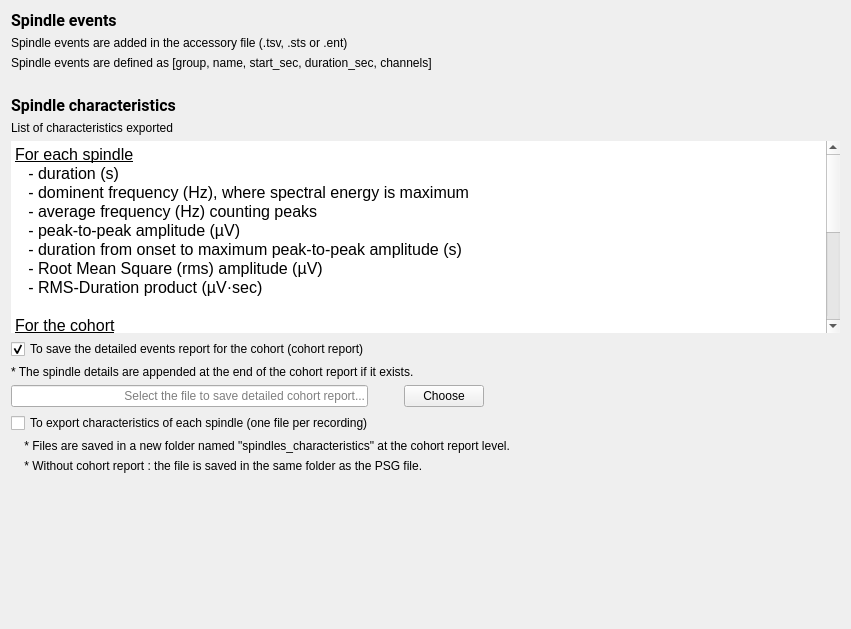
<?xml version="1.0" encoding="UTF-8"?>
<ui version="4.0">
 <class>OutputFilesStep</class>
 <widget class="QWidget" name="OutputFilesStep">
  <property name="geometry">
   <rect>
    <x>0</x>
    <y>0</y>
    <width>851</width>
    <height>629</height>
   </rect>
  </property>
  <property name="windowTitle">
   <string/>
  </property>
  <property name="styleSheet">
   <string notr="true">font: 12pt &quot;Roboto&quot;;</string>
  </property>
  <layout class="QHBoxLayout" name="horizontalLayout_3">
   <item>
    <layout class="QVBoxLayout" name="verticalLayout_2">
     <item>
      <layout class="QVBoxLayout" name="verticalLayout">
       <item>
        <widget class="QLabel" name="label_2">
         <property name="font">
          <font>
           <family>Roboto</family>
           <pointsize>12</pointsize>
           <italic>false</italic>
           <bold>false</bold>
          </font>
         </property>
         <property name="text">
          <string>&lt;html&gt;&lt;head/&gt;&lt;body&gt;&lt;p&gt;&lt;span style=&quot; font-weight:600;&quot;&gt;Spindle events&lt;/span&gt;&lt;/p&gt;&lt;/body&gt;&lt;/html&gt;</string>
         </property>
        </widget>
       </item>
       <item>
        <widget class="QLabel" name="label">
         <property name="text">
          <string>Spindle events are added in the accessory file (.tsv, .sts or .ent)</string>
         </property>
        </widget>
       </item>
       <item>
        <widget class="QLabel" name="label_3">
         <property name="text">
          <string>Spindle events are defined as [group, name, start_sec, duration_sec, channels]</string>
         </property>
        </widget>
       </item>
      </layout>
     </item>
     <item>
      <spacer name="verticalSpacer_2">
       <property name="orientation">
        <enum>Qt::Orientation::Vertical</enum>
       </property>
       <property name="sizeType">
        <enum>QSizePolicy::Policy::Fixed</enum>
       </property>
       <property name="sizeHint" stdset="0">
        <size>
         <width>20</width>
         <height>20</height>
        </size>
       </property>
      </spacer>
     </item>
     <item>
      <widget class="QLabel" name="label_4">
       <property name="font">
        <font>
         <family>Roboto</family>
         <pointsize>12</pointsize>
         <italic>false</italic>
         <bold>false</bold>
        </font>
       </property>
       <property name="text">
        <string>&lt;html&gt;&lt;head/&gt;&lt;body&gt;&lt;p&gt;&lt;span style=&quot; font-weight:600;&quot;&gt;Spindle characteristics&lt;/span&gt;&lt;/p&gt;&lt;/body&gt;&lt;/html&gt;</string>
       </property>
      </widget>
     </item>
     <item>
      <widget class="QLabel" name="label_5">
       <property name="text">
        <string>List of characteristics exported</string>
       </property>
      </widget>
     </item>
     <item>
      <widget class="QTextEdit" name="textEdit">
       <property name="sizePolicy">
        <sizepolicy hsizetype="Expanding" vsizetype="Expanding">
         <horstretch>0</horstretch>
         <verstretch>0</verstretch>
        </sizepolicy>
       </property>
       <property name="minimumSize">
        <size>
         <width>0</width>
         <height>0</height>
        </size>
       </property>
       <property name="maximumSize">
        <size>
         <width>16777215</width>
         <height>16777215</height>
        </size>
       </property>
       <property name="frameShape">
        <enum>QFrame::Shape::NoFrame</enum>
       </property>
       <property name="frameShadow">
        <enum>QFrame::Shadow::Plain</enum>
       </property>
       <property name="lineWidth">
        <number>0</number>
       </property>
       <property name="readOnly">
        <bool>true</bool>
       </property>
       <property name="html">
        <string>&lt;!DOCTYPE HTML PUBLIC &quot;-//W3C//DTD HTML 4.0//EN&quot; &quot;http://www.w3.org/TR/REC-html40/strict.dtd&quot;&gt;
&lt;html&gt;&lt;head&gt;&lt;meta name=&quot;qrichtext&quot; content=&quot;1&quot; /&gt;&lt;meta charset=&quot;utf-8&quot; /&gt;&lt;style type=&quot;text/css&quot;&gt;
p, li { white-space: pre-wrap; }
hr { height: 1px; border-width: 0; }
li.unchecked::marker { content: &quot;\2610&quot;; }
li.checked::marker { content: &quot;\2612&quot;; }
&lt;/style&gt;&lt;/head&gt;&lt;body style=&quot; font-family:'Roboto'; font-size:12pt; font-weight:400; font-style:normal;&quot;&gt;
&lt;p style=&quot; margin-top:0px; margin-bottom:0px; margin-left:0px; margin-right:0px; -qt-block-indent:0; text-indent:0px;&quot;&gt;&lt;span style=&quot; text-decoration: underline;&quot;&gt;For each spindle&lt;/span&gt;&lt;/p&gt;
&lt;p style=&quot; margin-top:0px; margin-bottom:0px; margin-left:0px; margin-right:0px; -qt-block-indent:0; text-indent:0px;&quot;&gt;   - duration (s)&lt;/p&gt;
&lt;p style=&quot; margin-top:0px; margin-bottom:0px; margin-left:0px; margin-right:0px; -qt-block-indent:0; text-indent:0px;&quot;&gt;   - dominent frequency (Hz), &lt;span style=&quot; color:#000000;&quot;&gt;where spectral energy is maximum&lt;/span&gt;&lt;/p&gt;
&lt;p style=&quot; margin-top:0px; margin-bottom:0px; margin-left:0px; margin-right:0px; -qt-block-indent:0; text-indent:0px;&quot;&gt;&lt;span style=&quot; color:#000000;&quot;&gt;   - average frequency (Hz) counting peaks&lt;/span&gt;&lt;/p&gt;
&lt;p style=&quot; margin-top:0px; margin-bottom:0px; margin-left:0px; margin-right:0px; -qt-block-indent:0; text-indent:0px;&quot;&gt;&lt;span style=&quot; color:#000000;&quot;&gt;   - peak-to-peak amplitude (µV)&lt;/span&gt;&lt;/p&gt;
&lt;p style=&quot; margin-top:0px; margin-bottom:0px; margin-left:0px; margin-right:0px; -qt-block-indent:0; text-indent:0px;&quot;&gt;&lt;span style=&quot; color:#000000;&quot;&gt;   - duration from onset to maximum peak-to-peak amplitude (s)&lt;/span&gt;&lt;/p&gt;
&lt;p style=&quot; margin-top:0px; margin-bottom:0px; margin-left:0px; margin-right:0px; -qt-block-indent:0; text-indent:0px;&quot;&gt;&lt;span style=&quot; color:#000000;&quot;&gt;   - Root Mean Square (rms) amplitude (µV)&lt;/span&gt;&lt;/p&gt;
&lt;p style=&quot; margin-top:0px; margin-bottom:0px; margin-left:0px; margin-right:0px; -qt-block-indent:0; text-indent:0px;&quot;&gt;&lt;span style=&quot; color:#000000;&quot;&gt;   - RMS-Duration product (µV·sec)&lt;/span&gt;&lt;/p&gt;
&lt;p style=&quot;-qt-paragraph-type:empty; margin-top:0px; margin-bottom:0px; margin-left:0px; margin-right:0px; -qt-block-indent:0; text-indent:0px; color:#000000;&quot;&gt;&lt;br /&gt;&lt;/p&gt;
&lt;p style=&quot; margin-top:0px; margin-bottom:0px; margin-left:0px; margin-right:0px; -qt-block-indent:0; text-indent:0px;&quot;&gt;&lt;span style=&quot; text-decoration: underline;&quot;&gt;For the cohort&lt;/span&gt;&lt;/p&gt;
&lt;p style=&quot; margin-top:0px; margin-bottom:0px; margin-left:0px; margin-right:0px; -qt-block-indent:0; text-indent:0px;&quot;&gt;    - spindle count&lt;/p&gt;
&lt;p style=&quot; margin-top:0px; margin-bottom:0px; margin-left:0px; margin-right:0px; -qt-block-indent:0; text-indent:0px;&quot;&gt;    - spindle density (spinde count per minute)&lt;/p&gt;
&lt;p style=&quot; margin-top:0px; margin-bottom:0px; margin-left:0px; margin-right:0px; -qt-block-indent:0; text-indent:0px;&quot;&gt;    - the average spindle characteristics listed above&lt;/p&gt;
&lt;p style=&quot; margin-top:0px; margin-bottom:0px; margin-left:0px; margin-right:0px; -qt-block-indent:0; text-indent:0px;&quot;&gt;        - total (all selected stages) - Start time is the sleep onset&lt;/p&gt;
&lt;p style=&quot; margin-top:0px; margin-bottom:0px; margin-left:0px; margin-right:0px; -qt-block-indent:0; text-indent:0px;&quot;&gt;        - per sleep stage - Only the time spent in each individual sleep stage is considered.&lt;/p&gt;
&lt;p style=&quot; margin-top:0px; margin-bottom:0px; margin-left:0px; margin-right:0px; -qt-block-indent:0; text-indent:0px;&quot;&gt;        - per sleep cycle - Start time is the sleep onset&lt;/p&gt;
&lt;p style=&quot; margin-top:0px; margin-bottom:0px; margin-left:0px; margin-right:0px; -qt-block-indent:0; text-indent:0px;&quot;&gt;        - per clock hour - Start time is the sleep onset&lt;/p&gt;
&lt;p style=&quot; margin-top:0px; margin-bottom:0px; margin-left:0px; margin-right:0px; -qt-block-indent:0; text-indent:0px;&quot;&gt;        - per hour spent in each stage - Start time is when each specific stage first begins in the timeline.&lt;/p&gt;
&lt;p style=&quot;-qt-paragraph-type:empty; margin-top:0px; margin-bottom:0px; margin-left:0px; margin-right:0px; -qt-block-indent:0; text-indent:0px;&quot;&gt;&lt;br /&gt;&lt;/p&gt;
&lt;p style=&quot; margin-top:0px; margin-bottom:0px; margin-left:0px; margin-right:0px; -qt-block-indent:0; text-indent:0px;&quot;&gt;&lt;span style=&quot; font-style:italic; color:#000000;&quot;&gt;Note: RSAI (RMS Spindle Activity Index) is the &lt;/span&gt;&lt;span style=&quot; font-weight:700; font-style:italic; color:#000000;&quot;&gt;sum&lt;/span&gt;&lt;span style=&quot; font-style:italic; color:#000000;&quot;&gt; of RMS-Duration products across all spindles. Other spindle characteristics are averaged values.&lt;/span&gt;&lt;/p&gt;&lt;/body&gt;&lt;/html&gt;</string>
       </property>
      </widget>
     </item>
     <item>
      <widget class="QCheckBox" name="checkBox_cohort_file">
       <property name="text">
        <string>To save the detailed events report for the cohort (cohort report)</string>
       </property>
       <property name="checked">
        <bool>true</bool>
       </property>
      </widget>
     </item>
     <item>
      <widget class="QLabel" name="label_8">
       <property name="text">
        <string>* The spindle details are appended at the end of the cohort report if it exists.</string>
       </property>
      </widget>
     </item>
     <item>
      <layout class="QHBoxLayout" name="horizontalLayout">
       <item>
        <widget class="QLineEdit" name="cohort_lineedit">
         <property name="minimumSize">
          <size>
           <width>350</width>
           <height>0</height>
          </size>
         </property>
         <property name="alignment">
          <set>Qt::AlignmentFlag::AlignRight|Qt::AlignmentFlag::AlignTrailing|Qt::AlignmentFlag::AlignVCenter</set>
         </property>
         <property name="placeholderText">
          <string>Select the file to save detailed cohort report...</string>
         </property>
        </widget>
       </item>
       <item>
        <spacer name="horizontalSpacer">
         <property name="orientation">
          <enum>Qt::Orientation::Horizontal</enum>
         </property>
         <property name="sizeType">
          <enum>QSizePolicy::Policy::Fixed</enum>
         </property>
         <property name="sizeHint" stdset="0">
          <size>
           <width>30</width>
           <height>20</height>
          </size>
         </property>
        </spacer>
       </item>
       <item>
        <widget class="QPushButton" name="pushButton_cohort">
         <property name="text">
          <string>Choose</string>
         </property>
        </widget>
       </item>
       <item>
        <spacer name="horizontalSpacer_2">
         <property name="orientation">
          <enum>Qt::Orientation::Horizontal</enum>
         </property>
         <property name="sizeHint" stdset="0">
          <size>
           <width>40</width>
           <height>20</height>
          </size>
         </property>
        </spacer>
       </item>
      </layout>
     </item>
     <item>
      <widget class="QCheckBox" name="checkBox_spindle_file">
       <property name="text">
        <string>To export characteristics of each spindle (one file per recording)</string>
       </property>
      </widget>
     </item>
     <item>
      <widget class="QLabel" name="label_7">
       <property name="text">
        <string>    * Files are saved in a new folder named &quot;spindles_characteristics&quot; at the cohort report level.</string>
       </property>
      </widget>
     </item>
     <item>
      <widget class="QLabel" name="label_6">
       <property name="text">
        <string>    * Without cohort report : the file is saved in the same folder as the PSG file.</string>
       </property>
      </widget>
     </item>
     <item>
      <spacer name="verticalSpacer">
       <property name="orientation">
        <enum>Qt::Orientation::Vertical</enum>
       </property>
       <property name="sizeType">
        <enum>QSizePolicy::Policy::Expanding</enum>
       </property>
       <property name="sizeHint" stdset="0">
        <size>
         <width>20</width>
         <height>40</height>
        </size>
       </property>
      </spacer>
     </item>
    </layout>
   </item>
  </layout>
 </widget>
 <resources>
  <include location="../../../../../snooz-toolbox/src/main/python/ui/themes/themes.qrc"/>
 </resources>
 <connections>
  <connection>
   <sender>pushButton_cohort</sender>
   <signal>clicked()</signal>
   <receiver>OutputFilesStep</receiver>
   <slot>browse_cohort_slot()</slot>
   <hints>
    <hint type="sourcelabel">
     <x>440</x>
     <y>164</y>
    </hint>
    <hint type="destinationlabel">
     <x>336</x>
     <y>293</y>
    </hint>
   </hints>
  </connection>
  <connection>
   <sender>checkBox_cohort_file</sender>
   <signal>clicked()</signal>
   <receiver>OutputFilesStep</receiver>
   <slot>enable_cohort_slot()</slot>
   <hints>
    <hint type="sourcelabel">
     <x>244</x>
     <y>136</y>
    </hint>
    <hint type="destinationlabel">
     <x>256</x>
     <y>206</y>
    </hint>
   </hints>
  </connection>
  <connection>
   <sender>checkBox_spindle_file</sender>
   <signal>clicked()</signal>
   <receiver>OutputFilesStep</receiver>
   <slot>enable_spindle_slot()</slot>
   <hints>
    <hint type="sourcelabel">
     <x>275</x>
     <y>512</y>
    </hint>
    <hint type="destinationlabel">
     <x>286</x>
     <y>292</y>
    </hint>
   </hints>
  </connection>
 </connections>
 <slots>
  <slot>browse_cohort_slot()</slot>
  <slot>enable_cohort_slot()</slot>
  <slot>browse_spindle_slot()</slot>
  <slot>enable_spindle_slot()</slot>
 </slots>
</ui>
